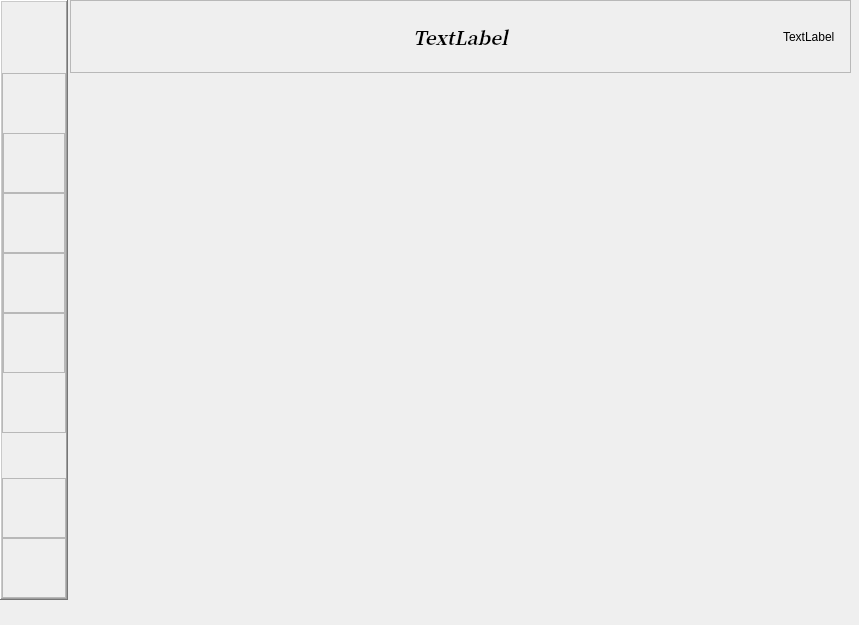
<?xml version="1.0" encoding="UTF-8"?>
<ui version="4.0">
 <class>Form</class>
 <widget class="QWidget" name="Form">
  <property name="geometry">
   <rect>
    <x>0</x>
    <y>0</y>
    <width>859</width>
    <height>625</height>
   </rect>
  </property>
  <property name="minimumSize">
   <size>
    <width>855</width>
    <height>600</height>
   </size>
  </property>
  <property name="windowTitle">
   <string>Form</string>
  </property>
  <property name="styleSheet">
   <string notr="true"/>
  </property>
  <widget class="QWidget" name="frame" native="true">
   <property name="geometry">
    <rect>
     <x>68</x>
     <y>86</y>
     <width>781</width>
     <height>591</height>
    </rect>
   </property>
   <layout class="QVBoxLayout" name="verticalLayout">
    <property name="leftMargin">
     <number>0</number>
    </property>
    <property name="topMargin">
     <number>0</number>
    </property>
    <property name="rightMargin">
     <number>0</number>
    </property>
    <property name="bottomMargin">
     <number>0</number>
    </property>
    <item>
     <layout class="QHBoxLayout" name="content">
      <property name="spacing">
       <number>0</number>
      </property>
     </layout>
    </item>
   </layout>
  </widget>
  <widget class="QFrame" name="sideBar">
   <property name="enabled">
    <bool>true</bool>
   </property>
   <property name="geometry">
    <rect>
     <x>0</x>
     <y>0</y>
     <width>68</width>
     <height>600</height>
    </rect>
   </property>
   <property name="maximumSize">
    <size>
     <width>16777215</width>
     <height>16777215</height>
    </size>
   </property>
   <property name="focusPolicy">
    <enum>Qt::ClickFocus</enum>
   </property>
   <property name="styleSheet">
    <string notr="true"/>
   </property>
   <property name="frameShape">
    <enum>QFrame::WinPanel</enum>
   </property>
   <property name="frameShadow">
    <enum>QFrame::Raised</enum>
   </property>
   <layout class="QVBoxLayout" name="verticalLayout_3">
    <property name="spacing">
     <number>0</number>
    </property>
    <property name="leftMargin">
     <number>0</number>
    </property>
    <property name="topMargin">
     <number>0</number>
    </property>
    <property name="rightMargin">
     <number>0</number>
    </property>
    <property name="bottomMargin">
     <number>0</number>
    </property>
    <item>
     <layout class="QVBoxLayout" name="verticalLayout_2">
      <property name="spacing">
       <number>0</number>
      </property>
      <property name="leftMargin">
       <number>0</number>
      </property>
      <item>
       <widget class="QFrame" name="menu_frame">
        <property name="maximumSize">
         <size>
          <width>16777215</width>
          <height>60</height>
         </size>
        </property>
        <property name="font">
         <font>
          <kerning>true</kerning>
         </font>
        </property>
        <property name="cursor">
         <cursorShape>ArrowCursor</cursorShape>
        </property>
        <property name="focusPolicy">
         <enum>Qt::NoFocus</enum>
        </property>
        <property name="styleSheet">
         <string notr="true"/>
        </property>
        <property name="frameShape">
         <enum>QFrame::NoFrame</enum>
        </property>
        <property name="frameShadow">
         <enum>QFrame::Raised</enum>
        </property>
        <widget class="QLabel" name="menu_label">
         <property name="geometry">
          <rect>
           <x>67</x>
           <y>5</y>
           <width>196</width>
           <height>50</height>
          </rect>
         </property>
         <property name="font">
          <font>
           <pointsize>14</pointsize>
           <weight>75</weight>
           <italic>true</italic>
           <bold>true</bold>
          </font>
         </property>
         <property name="layoutDirection">
          <enum>Qt::LeftToRight</enum>
         </property>
         <property name="text">
          <string>PARA-ELECTRO</string>
         </property>
         <property name="alignment">
          <set>Qt::AlignCenter</set>
         </property>
        </widget>
        <widget class="QLabel" name="menu_icon">
         <property name="geometry">
          <rect>
           <x>6</x>
           <y>5</y>
           <width>50</width>
           <height>50</height>
          </rect>
         </property>
         <property name="cursor">
          <cursorShape>PointingHandCursor</cursorShape>
         </property>
         <property name="styleSheet">
          <string notr="true"/>
         </property>
         <property name="text">
          <string/>
         </property>
        </widget>
       </widget>
      </item>
      <item>
       <spacer name="verticalSpacer">
        <property name="orientation">
         <enum>Qt::Vertical</enum>
        </property>
        <property name="sizeType">
         <enum>QSizePolicy::Preferred</enum>
        </property>
        <property name="sizeHint" stdset="0">
         <size>
          <width>1</width>
          <height>11</height>
         </size>
        </property>
       </spacer>
      </item>
      <item>
       <widget class="QFrame" name="frame_3">
        <property name="styleSheet">
         <string notr="true"/>
        </property>
        <property name="frameShape">
         <enum>QFrame::StyledPanel</enum>
        </property>
        <property name="frameShadow">
         <enum>QFrame::Raised</enum>
        </property>
        <layout class="QVBoxLayout" name="verticalLayout_5">
         <property name="leftMargin">
          <number>0</number>
         </property>
         <property name="topMargin">
          <number>0</number>
         </property>
         <property name="rightMargin">
          <number>0</number>
         </property>
         <property name="bottomMargin">
          <number>0</number>
         </property>
         <item>
          <layout class="QVBoxLayout" name="verticalLayout_4" stretch="0,0,0,0">
           <property name="spacing">
            <number>0</number>
           </property>
           <property name="sizeConstraint">
            <enum>QLayout::SetFixedSize</enum>
           </property>
           <item>
            <widget class="QFrame" name="home_frame">
             <property name="maximumSize">
              <size>
               <width>16777215</width>
               <height>60</height>
              </size>
             </property>
             <property name="cursor">
              <cursorShape>PointingHandCursor</cursorShape>
             </property>
             <property name="styleSheet">
              <string notr="true"/>
             </property>
             <property name="frameShape">
              <enum>QFrame::StyledPanel</enum>
             </property>
             <property name="frameShadow">
              <enum>QFrame::Raised</enum>
             </property>
             <widget class="QLabel" name="home_label">
              <property name="geometry">
               <rect>
                <x>67</x>
                <y>5</y>
                <width>196</width>
                <height>50</height>
               </rect>
              </property>
              <property name="font">
               <font>
                <family>TSCu_Comic</family>
                <pointsize>14</pointsize>
                <weight>75</weight>
                <bold>true</bold>
               </font>
              </property>
              <property name="text">
               <string>Home</string>
              </property>
             </widget>
             <widget class="QLabel" name="home_icon">
              <property name="geometry">
               <rect>
                <x>6</x>
                <y>5</y>
                <width>50</width>
                <height>50</height>
               </rect>
              </property>
              <property name="text">
               <string/>
              </property>
             </widget>
            </widget>
           </item>
           <item>
            <widget class="QFrame" name="sell_frame">
             <property name="maximumSize">
              <size>
               <width>16777215</width>
               <height>60</height>
              </size>
             </property>
             <property name="cursor">
              <cursorShape>PointingHandCursor</cursorShape>
             </property>
             <property name="styleSheet">
              <string notr="true"/>
             </property>
             <property name="frameShape">
              <enum>QFrame::StyledPanel</enum>
             </property>
             <property name="frameShadow">
              <enum>QFrame::Raised</enum>
             </property>
             <widget class="QLabel" name="sell_label">
              <property name="geometry">
               <rect>
                <x>67</x>
                <y>5</y>
                <width>196</width>
                <height>50</height>
               </rect>
              </property>
              <property name="font">
               <font>
                <family>TSCu_Comic</family>
                <pointsize>14</pointsize>
                <weight>75</weight>
                <bold>true</bold>
               </font>
              </property>
              <property name="text">
               <string>Sell/Buy Goods</string>
              </property>
             </widget>
             <widget class="QLabel" name="sell_icon">
              <property name="geometry">
               <rect>
                <x>6</x>
                <y>5</y>
                <width>50</width>
                <height>50</height>
               </rect>
              </property>
              <property name="text">
               <string/>
              </property>
             </widget>
            </widget>
           </item>
           <item>
            <widget class="QFrame" name="debt_frame">
             <property name="maximumSize">
              <size>
               <width>16777215</width>
               <height>60</height>
              </size>
             </property>
             <property name="cursor">
              <cursorShape>PointingHandCursor</cursorShape>
             </property>
             <property name="styleSheet">
              <string notr="true"/>
             </property>
             <property name="frameShape">
              <enum>QFrame::StyledPanel</enum>
             </property>
             <property name="frameShadow">
              <enum>QFrame::Raised</enum>
             </property>
             <widget class="QLabel" name="debt_label">
              <property name="geometry">
               <rect>
                <x>67</x>
                <y>5</y>
                <width>196</width>
                <height>50</height>
               </rect>
              </property>
              <property name="font">
               <font>
                <family>TSCu_Comic</family>
                <pointsize>14</pointsize>
                <weight>75</weight>
                <bold>true</bold>
               </font>
              </property>
              <property name="text">
               <string>Debt to Store</string>
              </property>
             </widget>
             <widget class="QLabel" name="debt_icon">
              <property name="geometry">
               <rect>
                <x>6</x>
                <y>5</y>
                <width>50</width>
                <height>50</height>
               </rect>
              </property>
              <property name="text">
               <string/>
              </property>
             </widget>
            </widget>
           </item>
           <item>
            <widget class="QFrame" name="statistics_frame">
             <property name="maximumSize">
              <size>
               <width>16777215</width>
               <height>60</height>
              </size>
             </property>
             <property name="cursor">
              <cursorShape>PointingHandCursor</cursorShape>
             </property>
             <property name="styleSheet">
              <string notr="true"/>
             </property>
             <property name="frameShape">
              <enum>QFrame::StyledPanel</enum>
             </property>
             <property name="frameShadow">
              <enum>QFrame::Raised</enum>
             </property>
             <widget class="QLabel" name="statistics_label">
              <property name="geometry">
               <rect>
                <x>67</x>
                <y>5</y>
                <width>196</width>
                <height>50</height>
               </rect>
              </property>
              <property name="font">
               <font>
                <family>TSCu_Comic</family>
                <pointsize>14</pointsize>
                <weight>75</weight>
                <bold>true</bold>
               </font>
              </property>
              <property name="text">
               <string>Statistics</string>
              </property>
             </widget>
             <widget class="QLabel" name="statistics_icon">
              <property name="geometry">
               <rect>
                <x>6</x>
                <y>5</y>
                <width>50</width>
                <height>50</height>
               </rect>
              </property>
              <property name="text">
               <string/>
              </property>
             </widget>
            </widget>
           </item>
          </layout>
         </item>
        </layout>
       </widget>
      </item>
      <item>
       <spacer name="verticalSpacer_2">
        <property name="orientation">
         <enum>Qt::Vertical</enum>
        </property>
        <property name="sizeType">
         <enum>QSizePolicy::Preferred</enum>
        </property>
        <property name="sizeHint" stdset="0">
         <size>
          <width>20</width>
          <height>45</height>
         </size>
        </property>
       </spacer>
      </item>
      <item>
       <widget class="QFrame" name="logout_frame">
        <property name="maximumSize">
         <size>
          <width>16777215</width>
          <height>60</height>
         </size>
        </property>
        <property name="cursor">
         <cursorShape>PointingHandCursor</cursorShape>
        </property>
        <property name="styleSheet">
         <string notr="true"/>
        </property>
        <property name="frameShape">
         <enum>QFrame::StyledPanel</enum>
        </property>
        <property name="frameShadow">
         <enum>QFrame::Raised</enum>
        </property>
        <widget class="QLabel" name="logout_label">
         <property name="geometry">
          <rect>
           <x>67</x>
           <y>5</y>
           <width>196</width>
           <height>50</height>
          </rect>
         </property>
         <property name="font">
          <font>
           <family>TSCu_Comic</family>
           <pointsize>14</pointsize>
           <weight>75</weight>
           <bold>true</bold>
          </font>
         </property>
         <property name="text">
          <string>&lt;html&gt;&lt;head/&gt;&lt;body&gt;&lt;p&gt;Log Out&lt;/p&gt;&lt;/body&gt;&lt;/html&gt;</string>
         </property>
        </widget>
        <widget class="QLabel" name="logout_icon">
         <property name="geometry">
          <rect>
           <x>6</x>
           <y>5</y>
           <width>50</width>
           <height>50</height>
          </rect>
         </property>
         <property name="text">
          <string/>
         </property>
        </widget>
       </widget>
      </item>
      <item>
       <widget class="QFrame" name="settings_frame">
        <property name="maximumSize">
         <size>
          <width>16777215</width>
          <height>60</height>
         </size>
        </property>
        <property name="cursor">
         <cursorShape>PointingHandCursor</cursorShape>
        </property>
        <property name="styleSheet">
         <string notr="true"/>
        </property>
        <property name="frameShape">
         <enum>QFrame::StyledPanel</enum>
        </property>
        <property name="frameShadow">
         <enum>QFrame::Raised</enum>
        </property>
        <widget class="QLabel" name="settings_label">
         <property name="geometry">
          <rect>
           <x>67</x>
           <y>5</y>
           <width>196</width>
           <height>50</height>
          </rect>
         </property>
         <property name="font">
          <font>
           <family>TSCu_Comic</family>
           <pointsize>14</pointsize>
           <weight>75</weight>
           <bold>true</bold>
          </font>
         </property>
         <property name="text">
          <string>Settings</string>
         </property>
        </widget>
        <widget class="QLabel" name="settings_icon">
         <property name="geometry">
          <rect>
           <x>6</x>
           <y>5</y>
           <width>50</width>
           <height>50</height>
          </rect>
         </property>
         <property name="text">
          <string/>
         </property>
        </widget>
       </widget>
      </item>
     </layout>
    </item>
   </layout>
  </widget>
  <widget class="QFrame" name="title_frame">
   <property name="geometry">
    <rect>
     <x>70</x>
     <y>0</y>
     <width>781</width>
     <height>73</height>
    </rect>
   </property>
   <property name="maximumSize">
    <size>
     <width>16777215</width>
     <height>73</height>
    </size>
   </property>
   <property name="styleSheet">
    <string notr="true"/>
   </property>
   <property name="frameShape">
    <enum>QFrame::StyledPanel</enum>
   </property>
   <property name="frameShadow">
    <enum>QFrame::Raised</enum>
   </property>
   <layout class="QHBoxLayout" name="horizontalLayout_2">
    <property name="leftMargin">
     <number>0</number>
    </property>
    <property name="topMargin">
     <number>0</number>
    </property>
    <property name="rightMargin">
     <number>0</number>
    </property>
    <property name="bottomMargin">
     <number>0</number>
    </property>
    <item>
     <layout class="QHBoxLayout" name="horizontalLayout">
      <item>
       <widget class="QLabel" name="logo_2">
        <property name="minimumSize">
         <size>
          <width>67</width>
          <height>67</height>
         </size>
        </property>
        <property name="maximumSize">
         <size>
          <width>67</width>
          <height>67</height>
         </size>
        </property>
        <property name="text">
         <string/>
        </property>
       </widget>
      </item>
      <item>
       <widget class="QLabel" name="title_label">
        <property name="minimumSize">
         <size>
          <width>0</width>
          <height>0</height>
         </size>
        </property>
        <property name="maximumSize">
         <size>
          <width>16777215</width>
          <height>16777215</height>
         </size>
        </property>
        <property name="font">
         <font>
          <family>Noto Serif CJK KR</family>
          <pointsize>14</pointsize>
          <weight>75</weight>
          <italic>true</italic>
          <bold>true</bold>
         </font>
        </property>
        <property name="text">
         <string>TextLabel</string>
        </property>
        <property name="alignment">
         <set>Qt::AlignCenter</set>
        </property>
       </widget>
      </item>
      <item>
       <widget class="QLabel" name="logo">
        <property name="minimumSize">
         <size>
          <width>67</width>
          <height>67</height>
         </size>
        </property>
        <property name="maximumSize">
         <size>
          <width>67</width>
          <height>67</height>
         </size>
        </property>
        <property name="text">
         <string>TextLabel</string>
        </property>
       </widget>
      </item>
     </layout>
    </item>
   </layout>
  </widget>
 </widget>
 <resources/>
 <connections/>
</ui>
